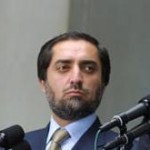
#> input picture Face_Detection_using_opencv/1.jpg, 150 x 150 px; its folder holds 4 pictures in this run
$ python face_recog_pca.py
#> lines starting #> are read from the running program, lines starting #| are printed output that depends on the picture
# refer this github repo and this notebook
# https://github.com/xanmolx/FaceDetectorUsingPCA/blob/master/PCA_Face_Recognition_IIT2016040.ipynb

import numpy as np
import cv2
#from matplotlib import pyplot as plt

image_width = 150
image_length = 150
total_pixels = image_width*image_length

images = 8
variants = 1
total_images = images*variants

face_vector = []

for i in range(1, total_images+1):
    face_image = cv2.cvtColor(cv2.imread(str(i) + ".jpg"), cv2.COLOR_RGB2GRAY)
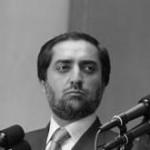
#> face_image: shape (150, 150); min 1, max 253, mean 113.4
#     plt.imshow(face_image, cmap = 'gray', interpolation = 'bicubic')
#     plt.show()
    face_image = face_image.reshape(total_pixels,)
    face_vector.append(face_image)
#> pass 2 of the loop `for i in range(1, total_images+1):`:
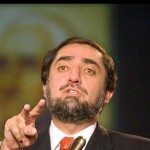
#> input picture Face_Detection_using_opencv/2.jpg, 150 x 150 px
#> `face_image = cv2.cvtColor(cv2.imread(str(i) + ".jpg"), cv2.COLOR_RGB2G..`:
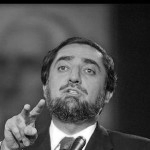
#> face_image: shape (150, 150); min 0, max 255, mean 79.7
#> pass 3 of the loop `for i in range(1, total_images+1):`:
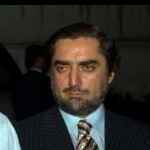
#> input picture Face_Detection_using_opencv/3.jpg, 150 x 150 px
#> `face_image = cv2.cvtColor(cv2.imread(str(i) + ".jpg"), cv2.COLOR_RGB2G..`:
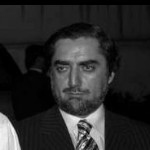
#> face_image: shape (150, 150); min 0, max 251, mean 42.7
#> (the run stopped early here; a loop or call above may not have finished)
